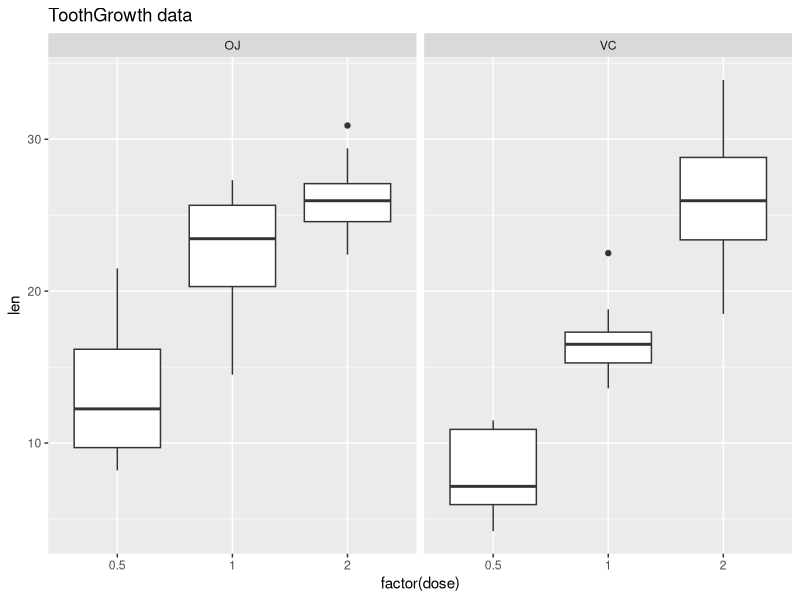

Here is the R script that generated this plot: (Note: this script raises an error after producing the figure.)
## ---- chunk 1
library(datasets)
data(ToothGrowth)
## ---- chunk 2
str(ToothGrowth)

head(ToothGrowth)
tail(ToothGrowth)
## ---- chunk 3
library(ggplot2)
g <- ggplot(ToothGrowth, aes(x = factor(dose), y=len))
g <- g + geom_boxplot()
g <- g + facet_grid(~supp)
g <- g + ggtitle('ToothGrowth data')
g
## ---- chunk 4
library(plyr)
data_summary <- ddply(ToothGrowth , .(dose, supp) , summarize, mean = mean(len), sd = sd(len))
as.factor(data_summary$dose)
data_summary
## ---- chunk 5
tw05 <- subset(ToothGrowth, dose == 0.5)
t.test(len ~ supp, data = tw05, paired = FALSE)
## ---- chunk 6
tw10 <- subset(ToothGrowth, dose == 1.0)
t.test(len ~ supp, data = tw10, paired = FALSE)
## ---- chunk 7
tw20 <- subset(ToothGrowth, dose == 2.0)
t.test(len ~ supp, data = tw20, paired = FALSE)
